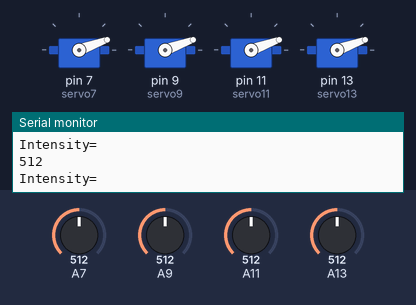
A sketch run on a simulated Arduino Mega 2560, built with avr-gcc and run on an emulated ATmega2560. On the bench: 4 × servo, the last lines printed to the serial monitor. Inputs (shaded band) come from the test bench; at power-on: A7 = 512, A9 = 512, A11 = 512, A13 = 512.

Above: at 1.2 s.
1.3 s: A7 set to 306
At 2.4 s:
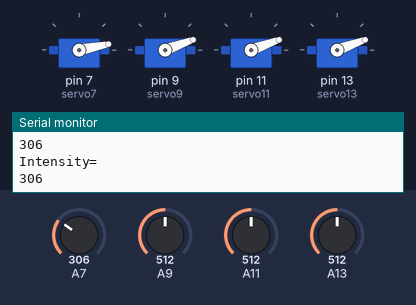
2.8 s: A9 set to 306
At 3.6 s:
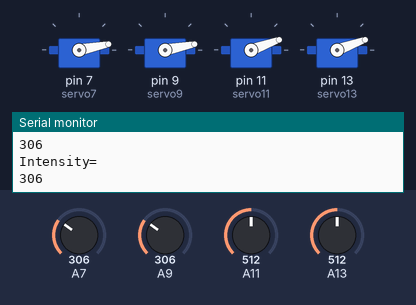
4.3 s: A11 set to 306
At 4.9 s:
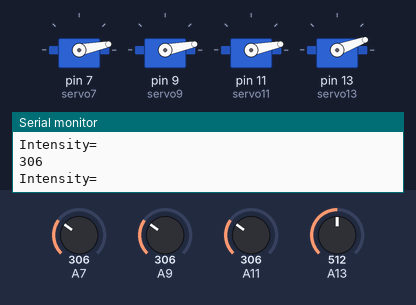
5.8 s: A13 set to 306
At 6.2 s:
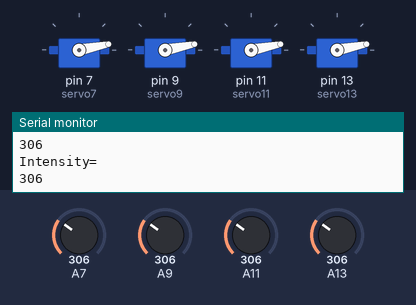
7.3 s: A7 set to 716
At 7.9 s:
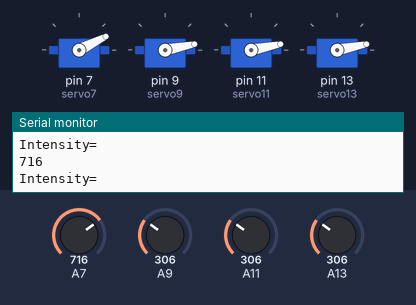
8.8 s: A9 set to 716
At 9.2 s:
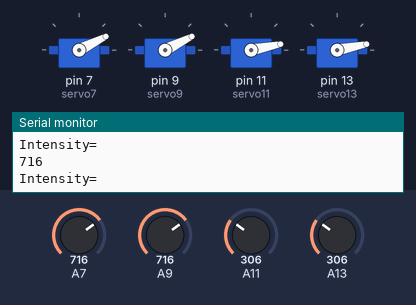
Timing chart, 0 to 11.3 s (numbered marks = the images above; inputs shaded):
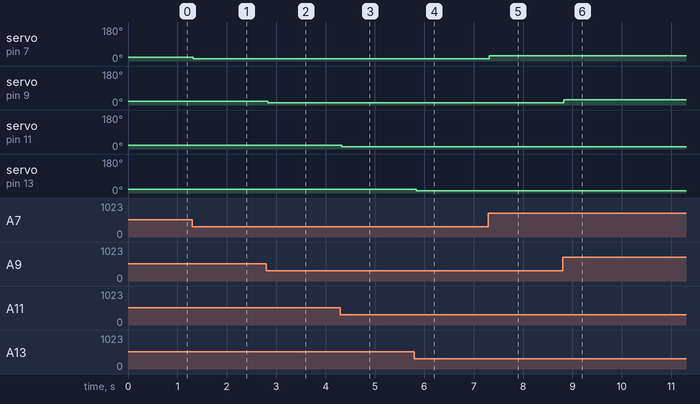

Measured:
- after the input at 1.3 s, servo on pin 7 (servo7): 20° → 11° at once
- after the input at 2.8 s, servo on pin 9 (servo9): 20° → 11° at once
- after the input at 4.3 s, servo on pin 11 (servo11): 20° → 11° at once
- after the input at 5.8 s, servo on pin 13 (servo13): 20° → 11° at once
- after the input at 7.3 s, servo on pin 7 (servo7): 11° → 27° at once
- after the input at 8.8 s, servo on pin 9 (servo9): 11° → 27° at once

The sketch:

oficial.ino
```cpp
//include the servo library

#include <Servo.h>

//create a servo object called servo1 Servo servo1;
Servo servo7;
Servo servo9;
Servo servo11;
Servo servo13;

void setup() { // put your setup code here, to run once:

  //Start Serial
  Serial.begin(9600);
  Serial.println("Initialize setup");
  // set the servo pin, pin 9, as an servo output pin
  servo7.attach(7);
  servo9.attach(9);
  servo11.attach(11);
  servo13.attach(13);
  Serial.println("Setup Done");

}
void loop() {
    int lightValue7 = analogRead(A7);
    int lightValue9 = analogRead(A9);
    int lightValue11 = analogRead(A11);
    int lightValue13 = analogRead(A13);
    Serial.println("Intensity="); //print on serial monitor using ""
    Serial.println(lightValue7);


    //int lightValue2 = analogRead(A5);
//    Serial.println("Intensity="); //print on serial monitor using ""
    //Serial.println(lightValue2);

    // map the light readings to the angle possible by the servo motor
    lightValue7 = map (lightValue7, 0, 1023, 0, 40);
    lightValue9 = map (lightValue9, 0, 1023, 0, 40);
    lightValue11 = map (lightValue11, 0, 1023, 0, 40);
    lightValue13 = map (lightValue13, 0, 1023, 0, 40);

//    Serial.println("Intensity2="); //print on serial monitor using ""
//    Serial.println(lightValue7);

    // control the servo motor based on the light value read, adjust linearly by angles
    servo7.write (lightValue7);
    servo9.write (lightValue9);
    servo11.write (lightValue11);
    servo13.write (lightValue13);
}
```
